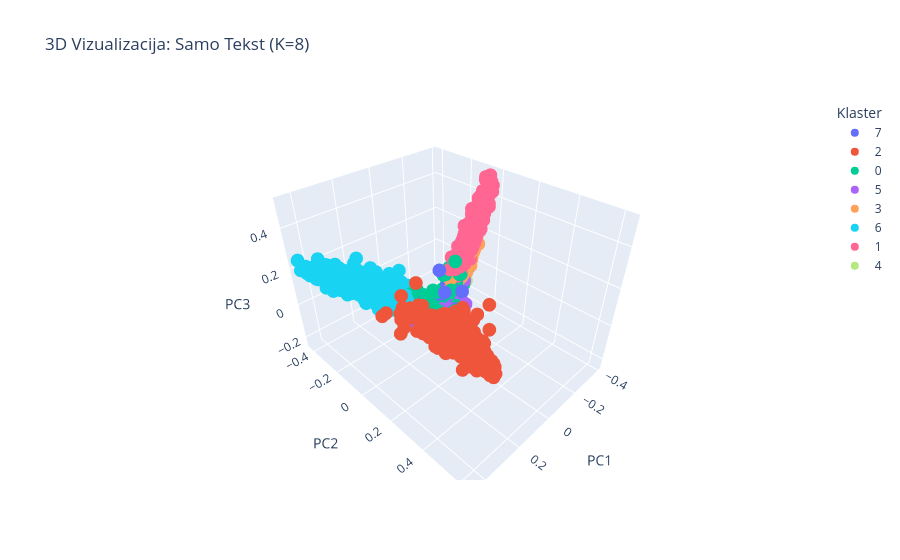
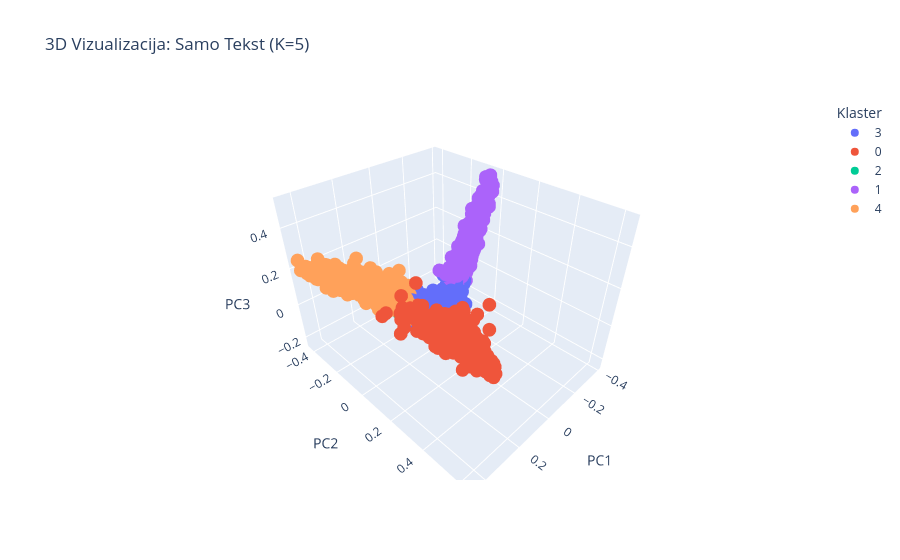

Notebook source saved alongside these figures, in order:
### Markdown cell above
<h3>Vizualizacije

### Code cell
# --- Heatmap Score distribucija - optimalni K ---
plt.figure(figsize=(8, 5))
sns.heatmap(ct_score_opt, annot=True, fmt=".2f", cmap="Blues")
plt.title(f"Distribucija Score po klasterima (KMeans, K={optimal_k}) — Samo Tekst")
plt.xlabel("Score")
plt.ylabel("Klaster")
plt.tight_layout()
plt.savefig(os.path.join(output_dir,"heatmap_score_opt_textonly.png"), dpi=150)
plt.show()

# --- Heatmap Score distribucija - K=5 ---
plt.figure(figsize=(10, 6))
sns.heatmap(ct_score_k5, annot=True, fmt=".2f", cmap="Greens")
plt.title("Distribucija Score po klasterima (KMeans, K=5) — Samo Tekst")
plt.xlabel("Score")
plt.ylabel("Klaster")
plt.tight_layout()
plt.savefig(os.path.join(output_dir,"heatmap_score_k5_textonly.png"), dpi=150)
plt.show()

# --- Silhouette barplot - svi algoritmi ---
plt.figure(figsize=(12, 5))
sns.barplot(x='Algoritam', y='Silhouette', data=df_res, hue='Algoritam', palette='magma', legend=False)
plt.title('Silhouette Score - Samo Tekst')
plt.xticks(rotation=30, ha='right')
plt.tight_layout()
plt.savefig(os.path.join(output_dir,"silhouette_textonly.png"), dpi=150)
plt.show()

# --- 2D PCA Vizualizacija - optimalni K ---
pca_2d = PCA(n_components=2)
coords_pca = pca_2d.fit_transform(X_final)

plt.figure(figsize=(10, 6))
sns.scatterplot(x=coords_pca[:, 0], y=coords_pca[:, 1], hue=labels_km, palette='magma', alpha=0.7)
plt.title(f"2D PCA prikaz klastera (KMeans, K={optimal_k}) — Samo Tekst")
plt.tight_layout()
plt.savefig(os.path.join(output_dir,"pca_2d_opt_textonly.png"), dpi=150)
plt.show()

# --- 2D PCA Vizualizacija - K=5 ---
plt.figure(figsize=(10, 6))
sns.scatterplot(x=coords_pca[:, 0], y=coords_pca[:, 1], hue=labels_km5, palette='tab10', alpha=0.7)
plt.title("2D PCA prikaz klastera (KMeans, K=5) — Samo Tekst")
plt.tight_layout()
plt.savefig(os.path.join(output_dir,"pca_2d_k5_textonly.png"), dpi=150)
plt.show()

# --- 2D t-SNE Vizualizacija (na uzorku od 2000 zbog brzine) ---
print("\nt-SNE vizualizacija (moze potrajati ~2-3 minuta)...")
sample_idx = np.random.choice(len(X_final), size=2000, replace=False)
X_tsne_sample = X_final[sample_idx]
labels_tsne_opt = labels_km[sample_idx]
labels_tsne_k5 = labels_km5[sample_idx]

tsne = TSNE(n_components=2, random_state=42, perplexity=30)
coords_tsne = tsne.fit_transform(X_tsne_sample)

plt.figure(figsize=(10, 6))
sns.scatterplot(x=coords_tsne[:, 0], y=coords_tsne[:, 1], hue=labels_tsne_opt, palette='magma', alpha=0.7)
plt.title(f"2D t-SNE prikaz klastera (KMeans, K={optimal_k}) — Samo Tekst, uzorak 2000")
plt.tight_layout()
plt.savefig(os.path.join(output_dir,"tsne_2d_opt_textonly.png"), dpi=150)
plt.show()

plt.figure(figsize=(10, 6))
sns.scatterplot(x=coords_tsne[:, 0], y=coords_tsne[:, 1], hue=labels_tsne_k5, palette='tab10', alpha=0.7)
plt.title("2D t-SNE prikaz klastera (KMeans, K=5) — Samo Tekst, uzorak 2000")
plt.tight_layout()
plt.savefig(os.path.join(output_dir,"tsne_2d_k5_textonly.png"), dpi=150)
plt.show()

# --- 3D Vizualizacija - optimalni K ---
pca_3d = PCA(n_components=3)
X_3d = pca_3d.fit_transform(X_final)
df_3d = pd.DataFrame(X_3d, columns=['PC1', 'PC2', 'PC3'])
df_3d['Klaster'] = labels_km.astype(str)
df_3d['Snippet'] = df['Text'].str[:50]

fig = px.scatter_3d(
    df_3d, x='PC1', y='PC2', z='PC3',
    color='Klaster',
    title=f"3D Vizualizacija: Samo Tekst (K={optimal_k})",
    hover_data=['Snippet']
)
fig.show()

# --- 3D Vizualizacija - K=5 ---
df_3d_k5 = pd.DataFrame(X_3d, columns=['PC1', 'PC2', 'PC3'])
df_3d_k5['Klaster'] = labels_km5.astype(str)
df_3d_k5['Snippet'] = df['Text'].str[:50]

fig5 = px.scatter_3d(
    df_3d_k5, x='PC1', y='PC2', z='PC3',
    color='Klaster',
    title="3D Vizualizacija: Samo Tekst (K=5)",
    hover_data=['Snippet']
)
fig5.show()

print("\nGotovo! Svi grafici su sacuvani u folderu:", output_dir)

### Figure 1 — Plotly figure (JSON) as saved in the notebook; plotly's stock layout.template omitted (floating-point values rounded to 4 significant figures; data arrays with more than 128 entries replaced by an {"elided": "..."} marker saying what was removed)
{"data": [{"customdata": {"elided": "2158x1 str values"}, "hovertemplate": "Klaster=7<br>PC1=%{x}<br>PC2=%{y}<br>PC3=%{z}<br>Snippet=%{customdata[0]}<extra></extra>", "legendgroup": "7", "marker": {"color": "#636efa", "symbol": "circle"}, "mode": "markers", "name": "7", "scene": "scene", "showlegend": true, "type": "scatter3d", "x": {"elided": "2158 float values"}, "y": {"elided": "2158 float values"}, "z": {"elided": "2158 float values"}}, {"customdata": {"elided": "699x1 str values"}, "hovertemplate": "Klaster=2<br>PC1=%{x}<br>PC2=%{y}<br>PC3=%{z}<br>Snippet=%{customdata[0]}<extra></extra>", "legendgroup": "2", "marker": {"color": "#EF553B", "symbol": "circle"}, "mode": "markers", "name": "2", "scene": "scene", "showlegend": true, "type": "scatter3d", "x": {"elided": "699 float values"}, "y": {"elided": "699 float values"}, "z": {"elided": "699 float values"}}, {"customdata": {"elided": "3433x1 str values"}, "hovertemplate": "Klaster=0<br>PC1=%{x}<br>PC2=%{y}<br>PC3=%{z}<br>Snippet=%{customdata[0]}<extra></extra>", "legendgroup": "0", "marker": {"color": "#00cc96", "symbol": "circle"}, "mode": "markers", "name": "0", "scene": "scene", "showlegend": true, "type": "scatter3d", "x": {"elided": "3433 float values"}, "y": {"elided": "3433 float values"}, "z": {"elided": "3433 float values"}}, {"customdata": {"elided": "1142x1 str values"}, "hovertemplate": "Klaster=5<br>PC1=%{x}<br>PC2=%{y}<br>PC3=%{z}<br>Snippet=%{customdata[0]}<extra></extra>", "legendgroup": "5", "marker": {"color": "#ab63fa", "symbol": "circle"}, "mode": "markers", "name": "5", "scene": "scene", "showlegend": true, "type": "scatter3d", "x": {"elided": "1142 float values"}, "y": {"elided": "1142 float values"}, "z": {"elided": "1142 float values"}}, {"customdata": {"elided": "308x1 str values"}, "hovertemplate": "Klaster=3<br>PC1=%{x}<br>PC2=%{y}<br>PC3=%{z}<br>Snippet=%{customdata[0]}<extra></extra>", "legendgroup": "3", "marker": {"color": "#FFA15A", "symbol": "circle"}, "mode": "markers", "name": "3", "scene": "scene", "showlegend": true, "type": "scatter3d", "x": {"elided": "308 float values"}, "y": {"elided": "308 float values"}, "z": {"elided": "308 float values"}}, {"customdata": {"elided": "998x1 str values"}, "hovertemplate": "Klaster=6<br>PC1=%{x}<br>PC2=%{y}<br>PC3=%{z}<br>Snippet=%{customdata[0]}<extra></extra>", "legendgroup": "6", "marker": {"color": "#19d3f3", "symbol": "circle"}, "mode": "markers", "name": "6", "scene": "scene", "showlegend": true, "type": "scatter3d", "x": {"elided": "998 float values"}, "y": {"elided": "998 float values"}, "z": {"elided": "998 float values"}}, {"customdata": {"elided": "721x1 str values"}, "hovertemplate": "Klaster=1<br>PC1=%{x}<br>PC2=%{y}<br>PC3=%{z}<br>Snippet=%{customdata[0]}<extra></extra>", "legendgroup": "1", "marker": {"color": "#FF6692", "symbol": "circle"}, "mode": "markers", "name": "1", "scene": "scene", "showlegend": true, "type": "scatter3d", "x": {"elided": "721 float values"}, "y": {"elided": "721 float values"}, "z": {"elided": "721 float values"}}, {"customdata": {"elided": "541x1 str values"}, "hovertemplate": "Klaster=4<br>PC1=%{x}<br>PC2=%{y}<br>PC3=%{z}<br>Snippet=%{customdata[0]}<extra></extra>", "legendgroup": "4", "marker": {"color": "#B6E880", "symbol": "circle"}, "mode": "markers", "name": "4", "scene": "scene", "showlegend": true, "type": "scatter3d", "x": {"elided": "541 float values"}, "y": {"elided": "541 float values"}, "z": {"elided": "541 float values"}}], "layout": {"autosize": true, "legend": {"title": {"text": "Klaster"}, "tracegroupgap": 0}, "scene": {"aspectmode": "auto", "aspectratio": {"x": 0.9663, "y": 1.202, "z": 0.8609}, "domain": {"x": [0, 1], "y": [0, 1]}, "xaxis": {"title": {"text": "PC1"}, "type": "linear"}, "yaxis": {"title": {"text": "PC2"}, "type": "linear"}, "zaxis": {"title": {"text": "PC3"}, "type": "linear"}}, "title": {"text": "3D Vizualizacija: Samo Tekst (K=8)"}}}

### Figure 2 — Plotly figure (JSON) as saved in the notebook; plotly's stock layout.template omitted (floating-point values rounded to 4 significant figures; data arrays with more than 128 entries replaced by an {"elided": "..."} marker saying what was removed)
{"data": [{"customdata": {"elided": "6266x1 str values"}, "hovertemplate": "Klaster=3<br>PC1=%{x}<br>PC2=%{y}<br>PC3=%{z}<br>Snippet=%{customdata[0]}<extra></extra>", "legendgroup": "3", "marker": {"color": "#636efa", "symbol": "circle"}, "mode": "markers", "name": "3", "scene": "scene", "showlegend": true, "type": "scatter3d", "x": {"elided": "6266 float values"}, "y": {"elided": "6266 float values"}, "z": {"elided": "6266 float values"}}, {"customdata": {"elided": "734x1 str values"}, "hovertemplate": "Klaster=0<br>PC1=%{x}<br>PC2=%{y}<br>PC3=%{z}<br>Snippet=%{customdata[0]}<extra></extra>", "legendgroup": "0", "marker": {"color": "#EF553B", "symbol": "circle"}, "mode": "markers", "name": "0", "scene": "scene", "showlegend": true, "type": "scatter3d", "x": {"elided": "734 float values"}, "y": {"elided": "734 float values"}, "z": {"elided": "734 float values"}}, {"customdata": {"elided": "924x1 str values"}, "hovertemplate": "Klaster=2<br>PC1=%{x}<br>PC2=%{y}<br>PC3=%{z}<br>Snippet=%{customdata[0]}<extra></extra>", "legendgroup": "2", "marker": {"color": "#00cc96", "symbol": "circle"}, "mode": "markers", "name": "2", "scene": "scene", "showlegend": true, "type": "scatter3d", "x": {"elided": "924 float values"}, "y": {"elided": "924 float values"}, "z": {"elided": "924 float values"}}, {"customdata": {"elided": "1036x1 str values"}, "hovertemplate": "Klaster=1<br>PC1=%{x}<br>PC2=%{y}<br>PC3=%{z}<br>Snippet=%{customdata[0]}<extra></extra>", "legendgroup": "1", "marker": {"color": "#ab63fa", "symbol": "circle"}, "mode": "markers", "name": "1", "scene": "scene", "showlegend": true, "type": "scatter3d", "x": {"elided": "1036 float values"}, "y": {"elided": "1036 float values"}, "z": {"elided": "1036 float values"}}, {"customdata": {"elided": "1040x1 str values"}, "hovertemplate": "Klaster=4<br>PC1=%{x}<br>PC2=%{y}<br>PC3=%{z}<br>Snippet=%{customdata[0]}<extra></extra>", "legendgroup": "4", "marker": {"color": "#FFA15A", "symbol": "circle"}, "mode": "markers", "name": "4", "scene": "scene", "showlegend": true, "type": "scatter3d", "x": {"elided": "1040 float values"}, "y": {"elided": "1040 float values"}, "z": {"elided": "1040 float values"}}], "layout": {"autosize": true, "legend": {"title": {"text": "Klaster"}, "tracegroupgap": 0}, "scene": {"aspectmode": "auto", "aspectratio": {"x": 0.9663, "y": 1.202, "z": 0.8609}, "domain": {"x": [0, 1], "y": [0, 1]}, "xaxis": {"title": {"text": "PC1"}, "type": "linear"}, "yaxis": {"title": {"text": "PC2"}, "type": "linear"}, "zaxis": {"title": {"text": "PC3"}, "type": "linear"}}, "title": {"text": "3D Vizualizacija: Samo Tekst (K=5)"}}}
